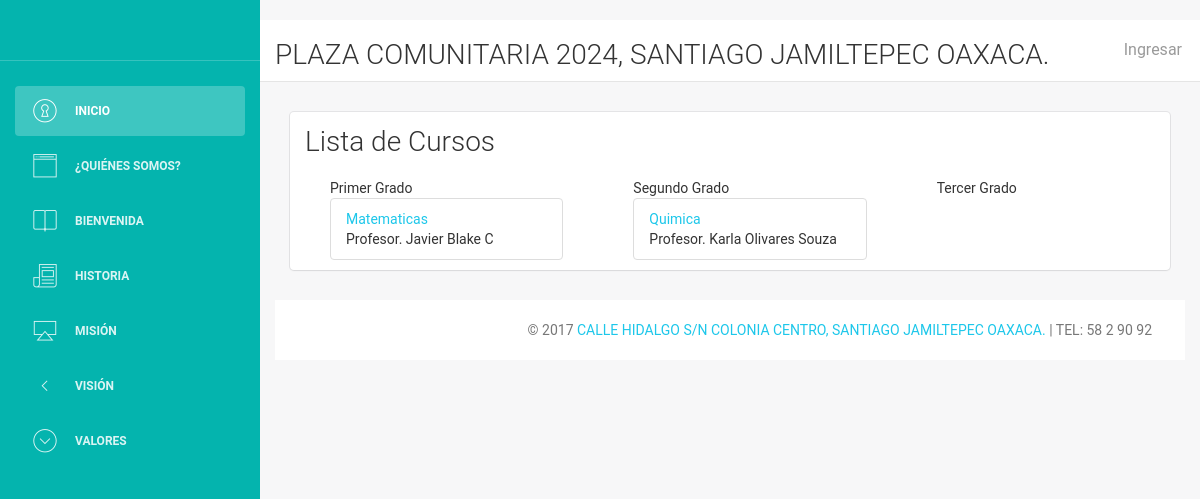
The page / on the database its author committed.
### tables this page shows
CREATE TABLE `curso_docente` (
  `id` int(11) NOT NULL,
  `docente_id` int(11) NOT NULL,
  `grado` char(1) DEFAULT NULL,
  `grupo` char(1) DEFAULT NULL
);

CREATE TABLE `materia` (
  `id` int(11) NOT NULL,
  `clave` varchar(15) DEFAULT NULL,
  `nombre` varchar(45) DEFAULT NULL,
  `grado` char(1) DEFAULT NULL
);

CREATE TABLE `docentes` (
  `id` int(10) UNSIGNED NOT NULL,
  `nombre` varchar(255) DEFAULT NULL,
  `apaterno` varchar(255) DEFAULT NULL,
  `amaterno` varchar(255) DEFAULT NULL,
  `direccion` text,
  `telefono` varchar(255) DEFAULT NULL,
  `edoCivil` varchar(255) DEFAULT NULL,
  `tipo` int(255) UNSIGNED DEFAULT NULL,
  `rfc` varchar(255) DEFAULT NULL,
  `especialidad` varchar(255) DEFAULT NULL,
  `curp` varchar(18) NOT NULL,
  `email` varchar(30) NOT NULL
);

### index.php (the view, shortened to what this page needs)
<!doctype html>
<html lang="es">
<head>
    <link href="assets/css/bootstrap.min.css" rel="stylesheet" />
    <link href="assets/css/animate.min.css" rel="stylesheet"/>
    <link href="assets/css/light-bootstrap-dashboard.css" rel="stylesheet"/>
    <link href="assets/css/pe-icon-7-stroke.css" rel="stylesheet" />-
</head>
<body>
<div class="wrapper">
    <div class="sidebar" data-color="purple">
        <div class="sidebar-wrapper" style="background-color: #04B4AE">
            <div class="logo">
                <a href="#" class="simple-text">
                </a>
            </div>
            <ul class="nav">
                <li class="active">
                    <a href="index.php">
                        <i class="pe-7s-door-lock"></i>
                        <p>Inicio</p>
                    </a>
                </li>
                <li>
                    <a href="vistas/principal/quienes.php">
                        <i class="pe-7s-browser"></i>
                        <p>¿Quiénes somos?</p>
                    </a>
                </li>
                <li>
                    <a href="vistas/principal/bienvenida.php">
                        <i class="pe-7s-bookmarks"></i>
                        <p>Bienvenida</p>
                    </a>
                </li>
                <li>
                    <a href="vistas/principal/historia.php">
                        <i class="pe-7s-news-paper"></i>
                        <p>Historia</p>
                    </a>
                </li>
                <li>
                    <a href="vistas/principal/mision.php">
                        <i class="pe-7s-airplay"></i>
                        <p>Misión</p>
                    </a>
                </li>
                <li>
                    <a href="vistas/principal/vision.php">
                        <i class="pe-7s-angle-left"></i>
                        <p>Visión</p>
                    </a>
                </li>
                <li>
                    <a href="vistas/principal/valores.php">
                        <i class="pe-7s-angle-down-circle"></i>
                        <p>Valores</p>
                    </a>
                </li>
            </ul>
        </div>
    </div>
    <div class="main-panel">
        <nav class="navbar navbar-default navbar-fixed">
            <div class="container-fluid">
                <div class="navbar-header">
                    <h3>PLAZA COMUNITARIA 2024, SANTIAGO JAMILTEPEC OAXACA.</h3>
                </div>
                <ul class="nav navbar-nav navbar-right">
                    <li>
                        <a href="vistas/usuario/login.php">
                            <p>Ingresar</p>
                        </a>
                    </li>
                </ul>
            </div>
        </nav>
        <div class="content">
            <div class="container-fluid">
                <div class="row">
                    <div class="col-md-12">
                        <div class="card">
                            <div class="header">
                                <h3 class="title">Lista de Cursos</h3><br>
                            </div>
                            <div class="row">
                            <div class="col-md-4">
                                <?php
                                include "control/conexion.php";
                                $consulta0 = "SELECT * FROM `curso_docente` WHERE `grado` = '1'";
                                $ejecutar0 = $conexion->query($consulta0);
                                echo "<ul> Primer Grado";
                                while ($datos = $ejecutar0->fetch_assoc()){
                                    $idd = $datos['docente_id'];
                                    $consulta01 = "SELECT * FROM `materia` WHERE `grado` = '1'";
                                    $ejecutar01 = $conexion->query($consulta01);
                                    $datos01 = $ejecutar01->fetch_assoc();
                                    $idm = $datos01['id'];
                                    $consulta02 = "SELECT `nombre`, `apaterno`, `amaterno` FROM `docentes` WHERE `id` = '$idd'";
                                    $ejecutar02 = $conexion->query($consulta02);
                                    $datos02 = $ejecutar02->fetch_assoc();
                                    echo "<li class='list-group-item'><a href='vistas/materias/misCursos.php?id=$idm'>".$datos01['nombre']."</a>
                                          <br> Profesor. ".$datos02['nombre']." ".$datos02['apaterno']." ".$datos02['amaterno']."
                                          </li>";
                                }
                                echo "</ul>
                                </div>
                                <div class='col-md-4'>
                                ";
                                $consulta1 = "SELECT * FROM `curso_docente` WHERE `grado` = '2'";
                                $ejecutar1 = $conexion->query($consulta1);
                                echo "<ul> Segundo Grado";
                                while ($datos = $ejecutar1->fetch_assoc()){
                                    $idd = $datos['docente_id'];
                                    $consulta11 = "SELECT * FROM `materia` WHERE `grado` = '2'";
                                    $ejecutar11 = $conexion->query($consulta11);
                                    $datos11 = $ejecutar11->fetch_assoc();
                                    $idm2 = $datos11['id'];
                                    $consulta12 = "SELECT `nombre`, `apaterno`, `amaterno` FROM `docentes` WHERE `id` = '$idd'";
                                    $ejecutar12 = $conexion->query($consulta12);
                                    $datos12 = $ejecutar12->fetch_assoc();
                                    echo "<li class='list-group-item'><a href='vistas/materias/misCursos.php?id=$idm2'>".$datos11['nombre']."</a>
                                          <br> Profesor. ".$datos12['nombre']." ".$datos12['apaterno']." ".$datos12['amaterno']."
                                          </li>";
                                }
                                echo "</ul>
                                      </div>
                                      <div class='col-sm-4'>
                                        ";
                                echo "<ul> Tercer Grado";
                                echo "</ul><br>";
                                ?>
                            </div>
                            </div>
                        </div>
                    </div>
                </div>
            </div>
            <footer class="footer">
                <div class="container-fluid">
                    <p class="copyright pull-right">
                        &copy; <script>document.write(new Date().getFullYear())</script>
                        <a href="#">CALLE HIDALGO S/N COLONIA CENTRO, SANTIAGO JAMILTEPEC OAXACA.</a> |
                        TEL:  58 2 90 92
                    </p>
                </div>
            </footer>
        </div>
    </div>
</body>
</html>

### rows shown on the page
curso_docente: materia.nombre "Matematicas", docente.nombre "Javier", docente.apaterno "Blake", docente.amaterno "C"
curso_docente: materia.nombre "Quimica", docente.nombre "Karla", docente.apaterno "Olivares", docente.amaterno "Souza"
